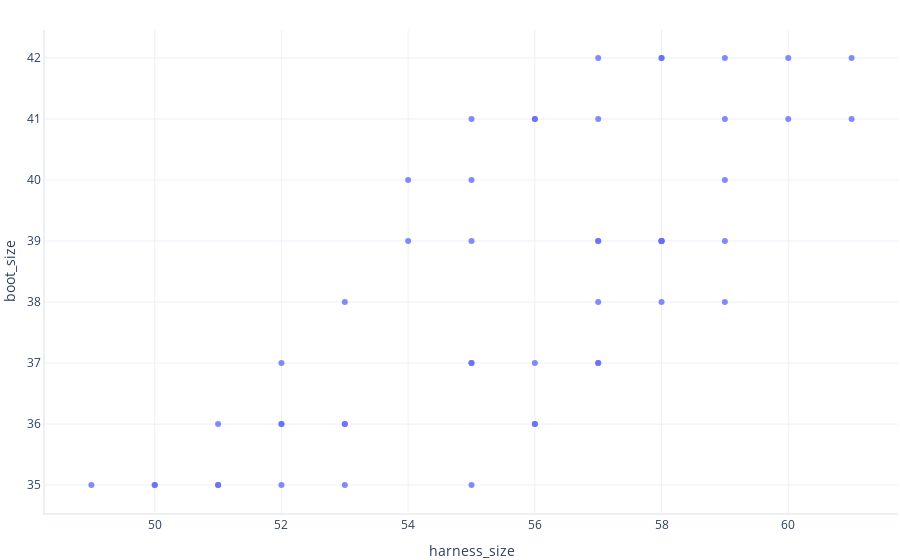

This figure's notebook cell:
### Code cell
import plotly.express
plotly.express.scatter(dataset, x="harness_size", y="boot_size")
#plotly.express.scatter(data_smaller_paws, x="harness_size", y="boot_size")

### Figure 1 — Plotly figure (JSON) as saved in the notebook; plotly's stock layout.template omitted (floating-point values rounded to 4 significant figures)
{"data": [{"hovertemplate": "harness_size=%{x}<br>boot_size=%{y}<extra></extra>", "legendgroup": "", "marker": {"color": "#636efa", "symbol": "circle"}, "mode": "markers", "name": "", "orientation": "v", "showlegend": false, "type": "scatter", "x": [58, 58, 52, 58, 57, 52, 55, 53, 49, 54, 59, 56, 53, 58, 57, 58, 56, 51, 50, 59, 59, 59, 55, 50, 55, 52, 53, 54, 61, 56, 55, 60, 57, 56, 61, 58, 53, 57, 57, 55, 60, 51, 52, 56, 55, 57, 58, 57, 51, 59], "xaxis": "x", "y": [39, 38, 37, 39, 38, 35, 37, 36, 35, 40, 40, 36, 38, 39, 42, 42, 36, 36, 35, 41, 42, 38, 37, 35, 40, 36, 35, 39, 41, 37, 35, 41, 39, 41, 42, 42, 36, 37, 37, 39, 42, 35, 36, 41, 41, 41, 39, 39, 35, 39], "yaxis": "y"}], "layout": {"legend": {"tracegroupgap": 0}, "xaxis": {"anchor": "y", "domain": [0, 1], "title": {"text": "harness_size"}}, "yaxis": {"anchor": "x", "domain": [0, 1], "title": {"text": "boot_size"}}}}
